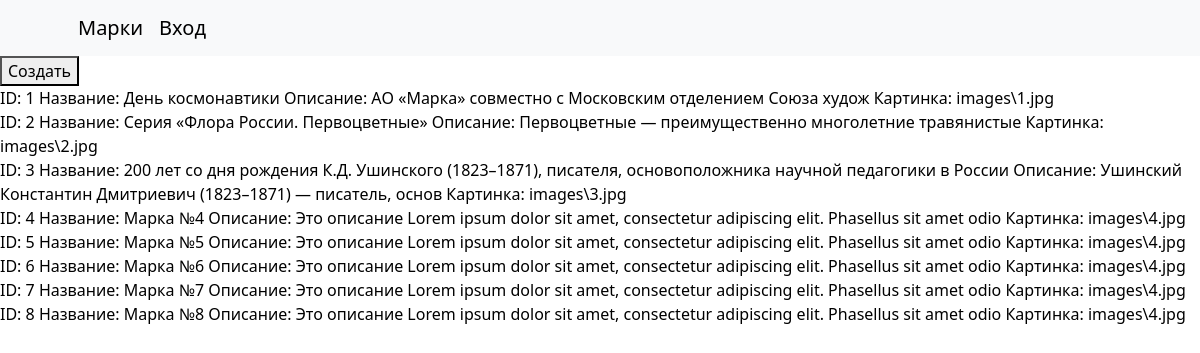
Page /admin_panel.php on the committed database.
### tables this page shows
CREATE TABLE `Stamp1` (
  `id` int NOT NULL,
  `name` text,
  `descr` text,
  `image` text
);

### admin_panel.php (the view, shortened to what this page needs)
<?php
include "templates/header.php";
?>
<form method="post" action="create.php">
<button type="submit" name="createButton">Создать</button><br>
</form>
<?php
$pdo = mysqli_connect("localhost", "root", "", "Stamps");
$result = mysqli_query($pdo, "SELECT * FROM `Stamp1`");
while ($row = mysqli_fetch_assoc($result)) {
    echo "<a href='edit.php?id=" . $row["id"] . "'>";
    echo " ID: " . $row["id"];
    echo " Название: " . $row["name"] ;
    echo " Описание: " . substr($row["descr"],0,105);
    echo " Картинка: " . $row["image"];
    echo "</a></br>";
}
?>

### rows in the picture
stamp1: id "1", name "День космонавтики", descr "АО «Марка» совместно с Московским отделением Союза худож", image "images\\1.jpg"
stamp1: id "2", name "Серия «Флора России. Первоцветные»", descr "Первоцветные — преимущественно многолетние травянистые", image "images\\2.jpg"
stamp1: id "3", name "200 лет со дня рождения К.Д. Ушинского (1823–1871), писателя, основоположника научной педагогики в России", descr "Ушинский Константин Дмитриевич (1823–1871) — писатель, основ", image "images\\3.jpg"
stamp1: id "4", name "Марка №4", descr "Это описание Lorem ipsum dolor sit amet, consectetur adipiscing elit. Phasellus sit amet odio", image "images\\4.jpg"
stamp1: id "5", name "Марка №5", descr "Это описание Lorem ipsum dolor sit amet, consectetur adipiscing elit. Phasellus sit amet odio", image "images\\4.jpg"
stamp1: id "6", name "Марка №6", descr "Это описание Lorem ipsum dolor sit amet, consectetur adipiscing elit. Phasellus sit amet odio", image "images\\4.jpg"
stamp1: id "7", name "Марка №7", descr "Это описание Lorem ipsum dolor sit amet, consectetur adipiscing elit. Phasellus sit amet odio", image "images\\4.jpg"
stamp1: id "8", name "Марка №8", descr "Это описание Lorem ipsum dolor sit amet, consectetur adipiscing elit. Phasellus sit amet odio", image "images\\4.jpg"
